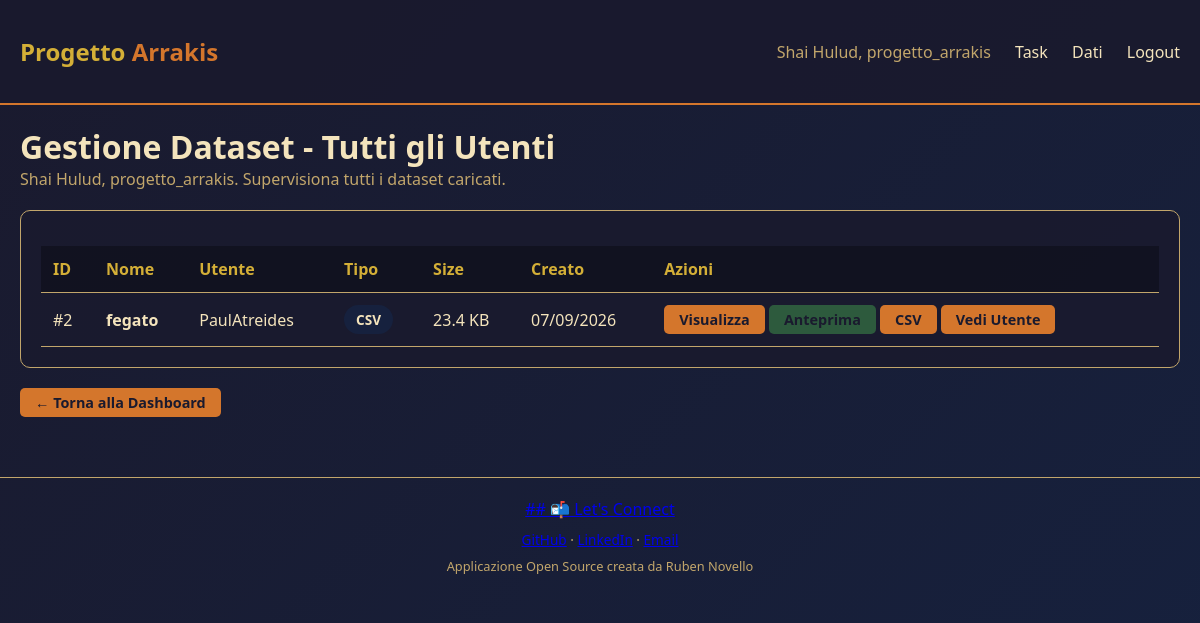
The app's page /data (signed in) with its own data.
### tables this page shows
CREATE TABLE admin (
                    admin_id INTEGER PRIMARY KEY AUTOINCREMENT,
                    username TEXT UNIQUE NOT NULL,
                    password_hash TEXT NOT NULL,
                    email TEXT NOT NULL,
                    created_at TIMESTAMP DEFAULT CURRENT_TIMESTAMP
                );

CREATE TABLE datasets (
                    dataset_id INTEGER PRIMARY KEY AUTOINCREMENT,
                    nome TEXT NOT NULL,
                    descrizione TEXT,
                    file_type TEXT NOT NULL,
                    user_id INTEGER NOT NULL,
                    file_size INTEGER DEFAULT 0,
                    data_csv TEXT,
                    created_at TIMESTAMP DEFAULT CURRENT_TIMESTAMP,
                    updated_at TIMESTAMP DEFAULT CURRENT_TIMESTAMP,
                    FOREIGN KEY (user_id) REFERENCES users(user_id) ON DELETE CASCADE
                );

CREATE TABLE users (
                    user_id INTEGER PRIMARY KEY AUTOINCREMENT,
                    username TEXT UNIQUE NOT NULL,
                    password_hash TEXT NOT NULL,
                    email TEXT NOT NULL,
                    created_at TIMESTAMP DEFAULT CURRENT_TIMESTAMP
                );

### web/app.py (the view)
@app.route('/data')
@login_required
def data_page():
    user = get_current_user()
    admin = get_current_admin()
    if admin:
        datasets = AdminDatasetController.get_all_datasets()
        users = UserController.get_all_users()
        return render_template('data_admin.html', datasets=datasets, users=users, admin=admin)
    if user:
        datasets = DatasetController.get_user_datasets(user)
        return render_template('data.html', datasets=datasets, user=user)
    return redirect(url_for('login'))

### controller.py (called while the page is built)
    @staticmethod
    def get_all_users() -> List[User]:
        db = get_database()
        return db.get_all_users()

    @staticmethod
    def get_all_datasets() -> List[Dataset]:
        db = get_database()
        return db.get_all_datasets()

### db.py (called while the page is built)
def get_database() -> Database:
    global _db_instance
    if _db_instance is None:
        _db_instance = Database()
    return _db_instance

    def _get_connection(self) -> sqlite3.Connection:
        conn = sqlite3.connect(self._db_path)
        conn.row_factory = sqlite3.Row
        return conn

    def _row_to_user(self, row: sqlite3.Row) -> User:
        return User(
            user_id=row['user_id'],
            username=row['username'],
            password_hash=row['password_hash'],
            email=row['email'],
            created_at=datetime.fromisoformat(row['created_at']) if row['created_at'] else None
        )

    def _row_to_admin(self, row: sqlite3.Row) -> Admin:
        return Admin(
            admin_id=row['admin_id'],
            username=row['username'],
            password_hash=row['password_hash'],
            email=row['email'],
            created_at=datetime.fromisoformat(row['created_at']) if row['created_at'] else None
        )

    def _row_to_dataset(self, row: sqlite3.Row) -> Dataset:
        return Dataset(
            dataset_id=row['dataset_id'],
            nome=row['nome'],
            descrizione=row['descrizione'] or "",
            file_type=row['file_type'],
            user_id=row['user_id'],
            file_size=row['file_size'] or 0,
            created_at=datetime.fromisoformat(row['created_at']) if row['created_at'] else None,
            updated_at=datetime.fromisoformat(row['updated_at']) if row['updated_at'] else None
        )

    def get_admin_by_id(self, admin_id: int) -> Optional[Admin]:
        with self._get_connection() as conn:
            cursor = conn.cursor()
            cursor.execute("SELECT * FROM admin WHERE admin_id = ?", (admin_id,))
            row = cursor.fetchone()
            return self._row_to_admin(row) if row else None

    def get_user_by_id(self, user_id: int) -> Optional[User]:
        with self._get_connection() as conn:
            cursor = conn.cursor()
            cursor.execute("SELECT * FROM users WHERE user_id = ?", (user_id,))
            row = cursor.fetchone()
            return self._row_to_user(row) if row else None

### model.py (called while the page is built)
    @property
    def user_id(self) -> int:
        return self._user_id

### web/templates/data_admin.html (shortened to what this page needs)
{% extends "base.html" %}
{% block content %}
<div style="margin-bottom: 20px;">
    <h1>Gestione Dataset - Tutti gli Utenti</h1>
    <p style="color: var(--sand-dark);">Shai Hulud, {{ admin.username }}. Supervisiona tutti i dataset caricati.</p>
</div>
{% if datasets %}
    <div class="card">
        <table>
            <thead>
                <tr>
                    <th>ID</th>
                    <th>Nome</th>
                    <th>Utente</th>
                    <th>Tipo</th>
                    <th>Size</th>
                    <th>Creato</th>
                    <th>Azioni</th>
                </tr>
            </thead>
            <tbody>
                {% for dataset in datasets %}
                <tr>
                    <td>#{{ dataset.dataset_id }}</td>
                    <td><strong>{{ dataset.nome }}</strong></td>
                    <td>
                        {% for u in users %}
                            {% if u.user_id == dataset.user_id %}
                                {{ u.username }}
                            {% endif %}
                        {% endfor %}
                    </td>
                    <td><span class="status" style="background: var(--night-sky);">{{ dataset.file_type|upper }}</span></td>
                    <td>{{ "%.1f"|format(dataset.file_size / 1024) }} KB</td>
                    <td>{{ dataset.created_at.strftime('%d/%m/%Y') }}</td>
                    <td>
                        <a href="{{ url_for('visualize_dataset', dataset_id=dataset.dataset_id) }}" class="btn btn-small">Visualizza</a>
                        <a href="{{ url_for('preview_dataset', dataset_id=dataset.dataset_id) }}" class="btn btn-small" style="background: var(--arrakis-green);">Anteprima</a>
                        <a href="{{ url_for('download_csv', dataset_id=dataset.dataset_id) }}" class="btn btn-small">CSV</a>
                        <a href="{{ url_for('admin_user_datasets', user_id=dataset.user_id) }}" class="btn btn-small">Vedi Utente</a>
                    </td>
                </tr>
                {% endfor %}
            </tbody>
        </table>
    </div>
{% else %}
    <div class="card">
        <p style="text-align: center; color: var(--sand-dark);">Nessun dataset presente nel sistema.</p>
    </div>
{% endif %}
<div style="margin-top: 20px;">
    <a href="{{ url_for('dashboard') }}" class="btn btn-small">← Torna alla Dashboard</a>
</div>
{% endblock %}

### web/templates/base.html (shortened to what this page needs)
<!DOCTYPE html>
<html lang="it">
<head>
</head>
<body>
    <nav>
        <div class="container">
            <a href="{{ url_for('index') }}" class="logo">Progetto <span>Arrakis</span></a>
            <div class="nav-links">
                {% if session.get('user_id') or session.get('admin_id') %}
                    <span style="color: var(--sand-dark);">Shai Hulud, {{ session.get('username') }}</span>
                    <a href="{{ url_for('dashboard') }}">Task</a>
                    <a href="{{ url_for('data_page') }}">Dati</a>
                    <a href="{{ url_for('logout') }}">Logout</a>
                {% else %}
                    <a href="{{ url_for('login') }}">Login</a>
                    <a href="{{ url_for('register') }}">Registrati</a>
                {% endif %}
            </div>
        </div>
    </nav>
    <div class="container">
        {% block content %}{% endblock %}
    </div>
    <footer>
        <p><a href="https://github.com/RubenNovello" target="_blank">## 📬 Let's Connect</a></p>
        <p style="margin-top: 10px; font-size: 0.85rem;">
            <a href="https://github.com/RubenNovello" target="_blank">GitHub</a> ·
            <a href="https://www.linkedin.com/in/ruben-novello" target="_blank">LinkedIn</a> ·
            <a href="mailto:novelloruben@gmail.com">Email</a>
        </p>
        <p style="margin-top: 8px; font-size: 0.8rem; color: var(--sand-dark);">
            Applicazione Open Source creata da Ruben Novello
        </p>
    </footer>
</body>
</html>

### web/templates/base.html (style rules this page uses)
:root { --sand-light: #f4e4bc; --sand-dark: #c2a66b; --spice-orange: #d4762c; --arrakis-green: #2d5a3d; --deep-desert: #1a1a2e; --night-sky: #16213e; --wisdom-gold: #d4af37; }
* { margin: 0; padding: 0; box-sizing: border-box; }
body { font-family: 'Segoe UI', Tahoma, Geneva, Verdana, sans-serif; background: linear-gradient(135deg, var(--deep-desert) 0%, var(--night-sky) 100%); min-height: 100vh; color: var(--sand-light); }
.container { max-width: 1200px; margin: 0 auto; padding: 20px; }
nav { background: rgba(26, 26, 46, 0.95); border-bottom: 2px solid var(--spice-orange); padding: 15px 0; }
nav .container { display: flex; justify-content: space-between; align-items: center; }
.logo { font-size: 1.5rem; font-weight: bold; color: var(--wisdom-gold); text-decoration: none; }
.logo span { color: var(--spice-orange); }
.nav-links a { color: var(--sand-light); text-decoration: none; margin-left: 20px; transition: color 0.3s; }
.btn { display: inline-block; padding: 10px 20px; background: var(--spice-orange); color: var(--deep-desert); text-decoration: none; border-radius: 5px; font-weight: bold; border: none; cursor: pointer; transition: all 0.3s; }
.btn-small { padding: 5px 15px; font-size: 0.9rem; }
.card { background: rgba(26, 26, 46, 0.9); border: 1px solid var(--sand-dark); border-radius: 10px; padding: 20px; margin-bottom: 20px; }
table { width: 100%; border-collapse: collapse; margin-top: 15px; }
th, td { padding: 12px; text-align: left; border-bottom: 1px solid var(--sand-dark); }
th { color: var(--wisdom-gold); background: rgba(0,0,0,0.3); }
.status { display: inline-block; padding: 5px 12px; border-radius: 15px; font-size: 0.85rem; font-weight: bold; }
footer { text-align: center; padding: 20px; color: var(--sand-dark); border-top: 1px solid var(--sand-dark); margin-top: 40px; }

### records on screen
admin: get "progetto_arrakis", username "progetto_arrakis"
datasets: dataset_id "2", nome "fegato", file_type "CSV", dataset.file_size/1024 "23.4", created_at "07/09/2026"
users: username "PaulAtreides"
